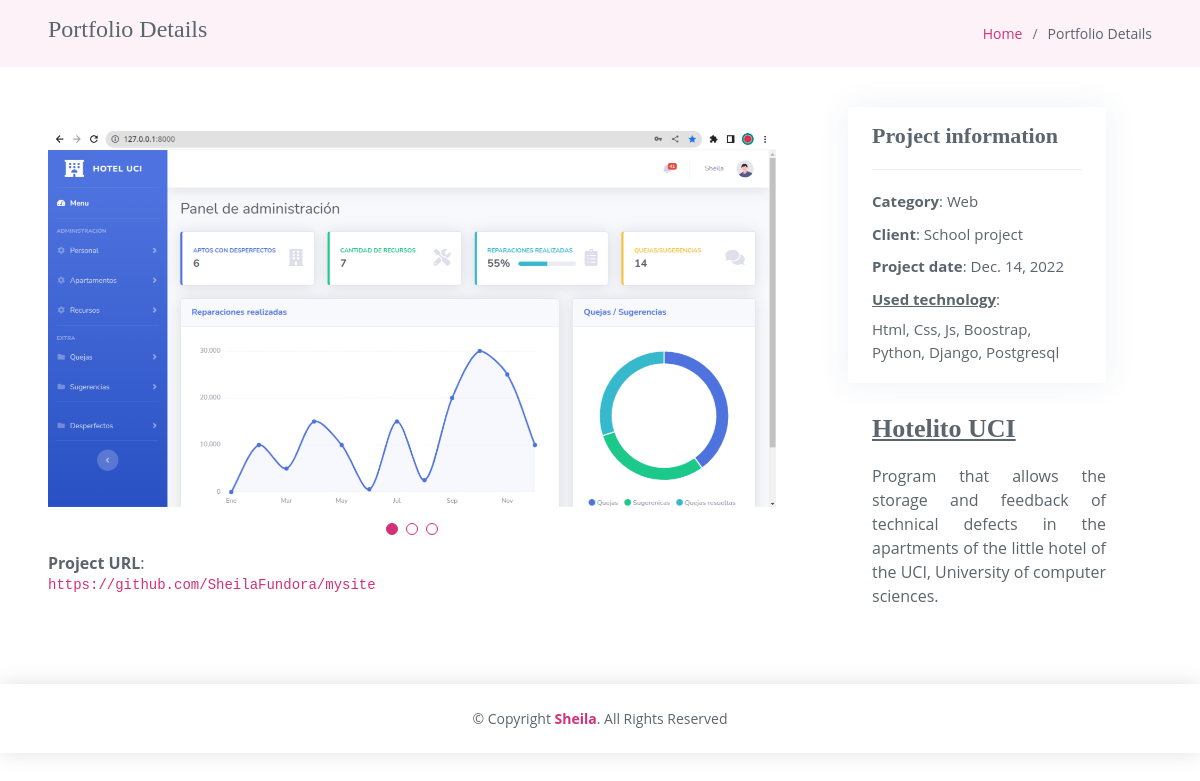
Before: /portfolio_detail/1 with the older database file.
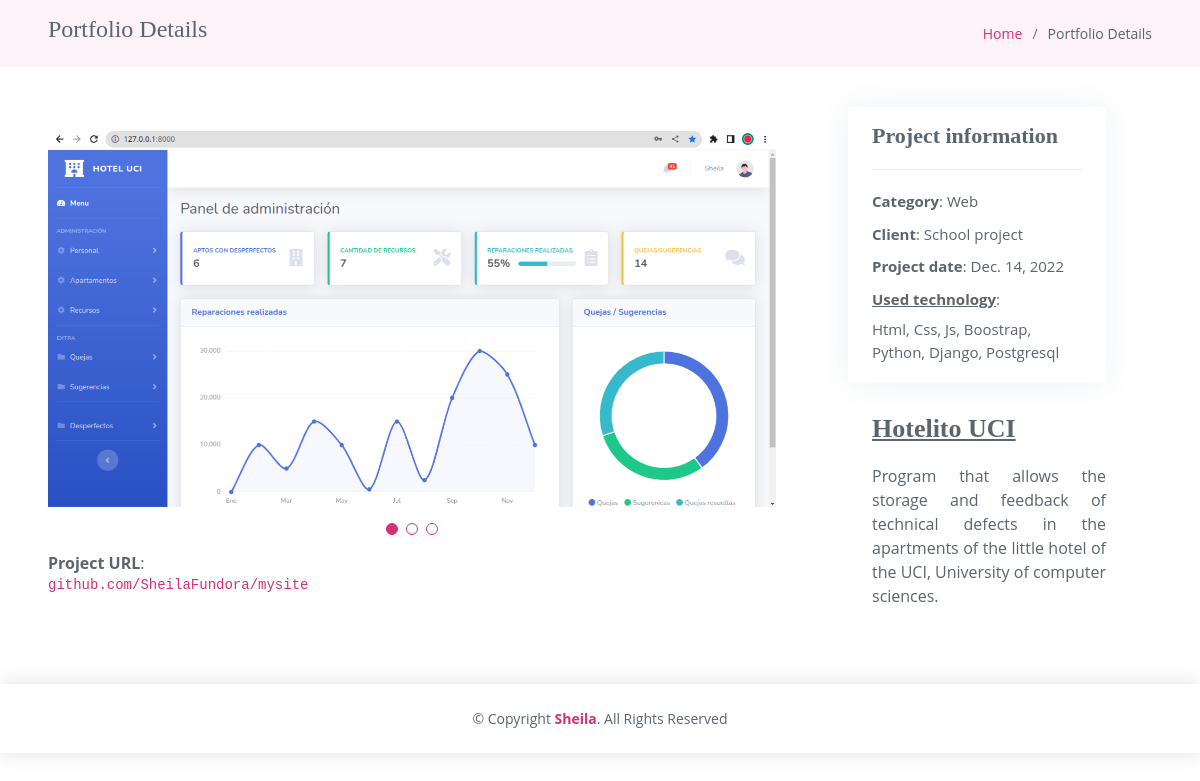
After: the same page with the newer database file.
### app/models.py (models this page shows)
class Portafolio(models.Model):
    name = models.CharField(max_length=255)
    client = models.CharField(max_length=255)
    tech = models.CharField(max_length=255)
    category = models.CharField(max_length=255)
    link = models.TextField()
    description = models.TextField()
    date = models.DateField()
    img = models.ImageField(upload_to='project')

### app/views.py (the view)
# urls.py: path('portfolio_detail/<int:id>', views.detailPortfolio, name='detailPortfolio'),
def detailPortfolio(request, id):
    portafolio = Portafolio.objects.all().filter(id=id)
    img = PortafolioIMG.objects.all().filter(portafolio_id=id)
    context = {
        'portafolio': portafolio[0],
        'img': img,
    }
    return render(request, 'portfolio-details.html', context)

### app/templates/portfolio-details.html (shortened to what this page needs)
{% extends 'base.html' %}
{% block content %}
  <main id="main">
    <section class="breadcrumbs">
      <div class="container-fluid px-5">
        <div class="d-flex justify-content-between align-items-center">
          <h2>Portfolio Details</h2>
          <ol>
            <li><a href={% url 'index' %}>Home</a></li>
            <li>Portfolio Details</li>
          </ol>
        </div>
      </div>
    </section>
    <section id="portfolio-details" class="portfolio-details">
      <div class="container-fluid px-5">
        <div class="row gy-4">
          <div class="col-lg-8">
            <div class="portfolio-details-slider swiper">
              <div class="swiper-wrapper align-items-center mt-4">
                <div class="swiper-slide">
                    <img src="{{ portafolio.img.url}}" alt="" >
                </div>
              </div>
              <div class="swiper-pagination"></div>
             {% if portafolio.link != '' %}
                    <li><strong>Project URL</strong>: <br>
                        <pre><a href="https://{{ portafolio.link }}" class="text-break">{{ portafolio.link }}</a></pre>
                    </li>
                {% endif %}
            </div>
          </div>
          <div class="col-lg-3 ms-0 ms-md-5">
            <div class="portfolio-info px-4 pt-3 pb-1">
              <h3>Project information</h3>
              <ul>
                <li><strong>Category</strong>: {{ portafolio.category}} </li>
                <li><strong>Client</strong>: {{ portafolio.client}}</li>
                <li><strong>Project date</strong>: {{ portafolio.date}}</li>
                <li>
                    <strong style="text-decoration: underline">Used technology</strong>:
                    <div class="mt-2 ">{{ portafolio.tech }}</div>
                </li>
              </ul>
            </div>
            <div class="portfolio-description ms-4">
              <h2 style="text-decoration: underline">{{ portafolio.name}}</h2>
              {% if portafolio.description != 'null' %}
                <p style="text-align: justify"> {{ portafolio.description }}</p>
              {% endif %}
            </div>
          </div>
        </div>
      </div>
    </section>
  </main>
{% endblock %}

Changed rows visible on the page:
changed Portafolio "Hotelito UCI": link "https://github.com/SheilaFundora/mysite" → "github.com/SheilaFundora/mysite"
